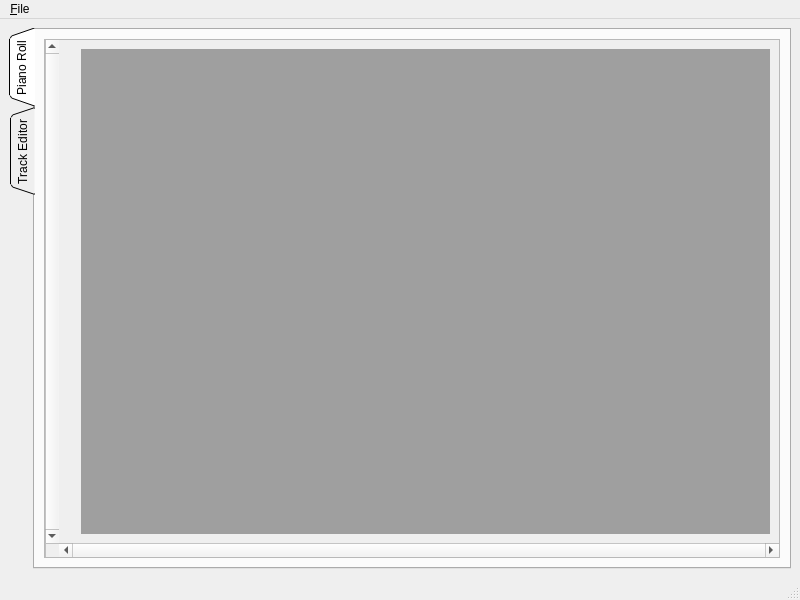
<?xml version="1.0" encoding="UTF-8"?>
<ui version="4.0">
 <class>MainWindow</class>
 <widget class="QMainWindow" name="MainWindow">
  <property name="geometry">
   <rect>
    <x>0</x>
    <y>0</y>
    <width>800</width>
    <height>600</height>
   </rect>
  </property>
  <property name="windowTitle">
   <string>Projekt Vocho</string>
  </property>
  <property name="documentMode">
   <bool>false</bool>
  </property>
  <widget class="QWidget" name="centralwidget">
   <layout class="QVBoxLayout" name="verticalLayout_2">
    <item>
     <widget class="QTabWidget" name="tabWidget">
      <property name="tabPosition">
       <enum>QTabWidget::West</enum>
      </property>
      <property name="tabShape">
       <enum>QTabWidget::Triangular</enum>
      </property>
      <property name="currentIndex">
       <number>0</number>
      </property>
      <widget class="QWidget" name="tab">
       <attribute name="title">
        <string>Piano Roll</string>
       </attribute>
       <layout class="QVBoxLayout" name="verticalLayout">
        <item>
         <widget class="QScrollArea" name="scrollArea">
          <property name="sizePolicy">
           <sizepolicy hsizetype="Expanding" vsizetype="Expanding">
            <horstretch>0</horstretch>
            <verstretch>0</verstretch>
           </sizepolicy>
          </property>
          <property name="layoutDirection">
           <enum>Qt::RightToLeft</enum>
          </property>
          <property name="verticalScrollBarPolicy">
           <enum>Qt::ScrollBarAlwaysOn</enum>
          </property>
          <property name="horizontalScrollBarPolicy">
           <enum>Qt::ScrollBarAlwaysOn</enum>
          </property>
          <property name="widgetResizable">
           <bool>true</bool>
          </property>
          <widget class="QWidget" name="scrollAreaWidgetContents">
           <property name="geometry">
            <rect>
             <x>0</x>
             <y>0</y>
             <width>721</width>
             <height>1698</height>
            </rect>
           </property>
           <property name="layoutDirection">
            <enum>Qt::LeftToRight</enum>
           </property>
           <layout class="QHBoxLayout" name="horizontalLayout">
            <item>
             <widget class="QLabel" name="label">
              <property name="text">
               <string/>
              </property>
              <property name="textFormat">
               <enum>Qt::AutoText</enum>
              </property>
              <property name="pixmap">
               <pixmap resource="res/piano_roll.qrc">:/piano_roll/piano_roll.png</pixmap>
              </property>
             </widget>
            </item>
            <item>
             <widget class="QMdiArea" name="mdiArea"/>
            </item>
           </layout>
          </widget>
         </widget>
        </item>
       </layout>
      </widget>
      <widget class="QWidget" name="tab_2">
       <attribute name="title">
        <string>Track Editor</string>
       </attribute>
      </widget>
     </widget>
    </item>
   </layout>
  </widget>
  <widget class="QMenuBar" name="menubar">
   <property name="geometry">
    <rect>
     <x>0</x>
     <y>0</y>
     <width>800</width>
     <height>22</height>
    </rect>
   </property>
   <widget class="QMenu" name="menu_File">
    <property name="title">
     <string>&amp;File</string>
    </property>
    <addaction name="action_New_Vocho_Projekt"/>
    <addaction name="actionOpen"/>
    <addaction name="action_Save"/>
    <addaction name="actionSave_As"/>
    <addaction name="separator"/>
    <addaction name="action_Import"/>
    <addaction name="action_Export"/>
    <addaction name="separator"/>
    <addaction name="actionE_xit"/>
   </widget>
   <addaction name="menu_File"/>
  </widget>
  <widget class="QStatusBar" name="statusbar"/>
  <action name="action_New_Vocho_Projekt">
   <property name="text">
    <string>&amp;New Projekt</string>
   </property>
  </action>
  <action name="actionOpen">
   <property name="text">
    <string>&amp;Open...</string>
   </property>
  </action>
  <action name="action_Save">
   <property name="text">
    <string>&amp;Save</string>
   </property>
  </action>
  <action name="actionSave_As">
   <property name="text">
    <string>Save &amp;As...</string>
   </property>
  </action>
  <action name="action_Import">
   <property name="text">
    <string>&amp;Import...</string>
   </property>
  </action>
  <action name="action_Export">
   <property name="text">
    <string>&amp;Export...</string>
   </property>
  </action>
  <action name="actionE_xit">
   <property name="text">
    <string>E&amp;xit</string>
   </property>
  </action>
 </widget>
 <resources>
  <include location="res/piano_roll.qrc"/>
 </resources>
 <connections/>
</ui>
